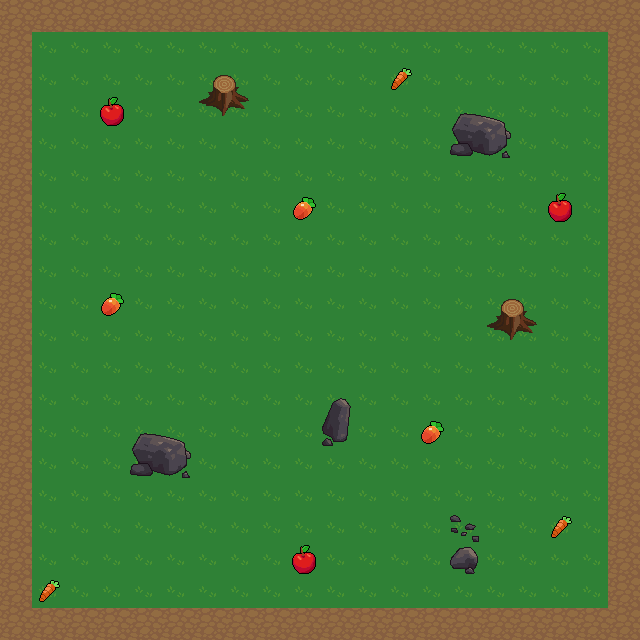

A level layout from a 2D game, rendered from its tile map. Below: a short description, then the map file with its tile-grid data intact:
An orthogonal 20x20 tile map with 32x32 px tiles, 4 tile layers (terre, bourdure, obstacles, fruits), 3 tilesets and 1 object.

<map version="1.10" tiledversion="1.11.2" orientation="orthogonal" renderorder="right-down" width="20" height="20" tilewidth="32" tileheight="32" infinite="0" nextlayerid="12" nextobjectid="213">
 <tileset firstgid="1" source="terrine.tsx" />
 <tileset firstgid="1025" source="fruits.tsx" />
 <tileset firstgid="1033" source="tree.tsx" />
 <layer id="1" name="terre" width="20" height="20">
  <data encoding="csv">
355,355,355,355,355,355,355,355,355,355,355,355,355,355,355,355,355,355,355,355,
355,355,355,355,355,355,355,355,355,355,355,355,355,355,355,355,355,355,355,355,
355,355,355,355,355,355,355,355,355,355,355,355,355,355,355,355,355,355,355,355,
355,355,355,355,355,355,355,355,355,355,355,355,355,355,355,355,355,355,355,355,
355,355,355,355,355,355,355,355,355,355,355,355,355,355,355,355,355,355,355,355,
355,355,355,355,355,355,355,355,355,355,355,355,355,355,355,355,355,355,355,355,
355,355,355,355,355,355,355,355,355,355,355,355,355,355,355,355,355,355,355,355,
355,355,355,355,355,355,355,355,355,355,355,355,355,355,355,355,355,355,355,355,
355,355,355,355,355,355,355,355,355,355,355,355,355,355,355,355,355,355,355,355,
355,355,355,355,355,355,355,355,355,355,355,355,355,355,355,355,355,355,355,355,
355,355,355,355,355,355,355,355,355,355,355,355,355,355,355,355,355,355,355,355,
355,355,355,355,355,355,355,355,355,355,355,355,355,355,355,355,355,355,355,355,
355,355,355,355,355,355,355,355,355,355,355,355,355,355,355,355,355,355,355,355,
355,355,355,355,355,355,355,355,355,355,355,355,355,355,355,355,355,355,355,355,
355,355,355,355,355,355,355,355,355,355,355,355,355,355,355,355,355,355,355,355,
355,355,355,355,355,355,355,355,355,355,355,355,355,355,355,355,355,355,355,355,
355,355,355,355,355,355,355,355,355,355,355,355,355,355,355,355,355,355,355,355,
355,355,355,355,355,355,355,355,355,355,355,355,355,355,355,355,355,355,355,355,
355,355,355,355,355,355,355,355,355,355,355,355,355,355,355,355,355,355,355,355,
355,355,355,355,355,355,355,355,355,355,355,355,355,355,355,355,355,355,355,355
</data>
 </layer>
 <layer id="11" name="bourdure" width="20" height="20">
  <data encoding="csv">
101,101,101,101,101,101,101,101,101,101,101,101,101,101,101,101,101,101,101,101,
101,0,0,0,0,0,0,0,0,0,0,0,0,0,0,0,0,0,0,101,
101,0,0,0,0,0,0,0,0,0,0,0,0,0,0,0,0,0,0,101,
101,0,0,0,0,0,0,0,0,0,0,0,0,0,0,0,0,0,0,101,
101,0,0,0,0,0,0,0,0,0,0,0,0,0,0,0,0,0,0,101,
101,0,0,0,0,0,0,0,0,0,0,0,0,0,0,0,0,0,0,101,
101,0,0,0,0,0,0,0,0,0,0,0,0,0,0,0,0,0,0,101,
101,0,0,0,0,0,0,0,0,0,0,0,0,0,0,0,0,0,0,101,
101,0,0,0,0,0,0,0,0,0,0,0,0,0,0,0,0,0,0,101,
101,0,0,0,0,0,0,0,0,0,0,0,0,0,0,0,0,0,0,101,
101,0,0,0,0,0,0,0,0,0,0,0,0,0,0,0,0,0,0,101,
101,0,0,0,0,0,0,0,0,0,0,0,0,0,0,0,0,0,0,101,
101,0,0,0,0,0,0,0,0,0,0,0,0,0,0,0,0,0,0,101,
101,0,0,0,0,0,0,0,0,0,0,0,0,0,0,0,0,0,0,101,
101,0,0,0,0,0,0,0,0,0,0,0,0,0,0,0,0,0,0,101,
101,0,0,0,0,0,0,0,0,0,0,0,0,0,0,0,0,0,0,101,
101,0,0,0,0,0,0,0,0,0,0,0,0,0,0,0,0,0,0,101,
101,0,0,0,0,0,0,0,0,0,0,0,0,0,0,0,0,0,0,101,
101,0,0,0,0,0,0,0,0,0,0,0,0,0,0,0,0,0,0,101,
101,101,101,101,101,101,101,101,101,101,101,101,101,101,101,101,101,101,101,101
</data>
 </layer>
 <layer id="9" name="obstacles" width="20" height="20">
  <data encoding="csv">
0,0,0,0,0,0,0,0,0,0,0,0,0,0,0,0,0,0,0,0,
0,0,0,0,0,0,0,0,0,0,0,0,0,0,0,0,0,0,0,0,
0,0,0,0,0,0,1070,1071,0,0,0,0,0,0,0,0,0,0,0,0,
0,0,0,0,0,0,1083,1084,0,0,0,0,0,0,697,698,0,0,0,0,
0,0,0,0,0,0,0,0,0,0,0,0,0,0,729,730,0,0,0,0,
0,0,0,0,0,0,0,0,0,0,0,0,0,0,0,0,0,0,0,0,
0,0,0,0,0,0,0,0,0,0,0,0,0,0,0,0,0,0,0,0,
0,0,0,0,0,0,0,0,0,0,0,0,0,0,0,0,0,0,0,0,
0,0,0,0,0,0,0,0,0,0,0,0,0,0,0,0,0,0,0,0,
0,0,0,0,0,0,0,0,0,0,0,0,0,0,0,1070,1071,0,0,0,
0,0,0,0,0,0,0,0,0,0,0,0,0,0,0,1083,1084,0,0,0,
0,0,0,0,0,0,0,0,0,0,0,0,0,0,0,0,0,0,0,0,
0,0,0,0,0,0,0,0,0,0,701,0,0,0,0,0,0,0,0,0,
0,0,0,0,697,698,0,0,0,0,733,0,0,0,0,0,0,0,0,0,
0,0,0,0,729,730,0,0,0,0,0,0,0,0,0,0,0,0,0,0,
0,0,0,0,0,0,0,0,0,0,0,0,0,0,0,0,0,0,0,0,
0,0,0,0,0,0,0,0,0,0,0,0,0,0,544,0,0,0,0,0,
0,0,0,0,0,0,0,0,0,0,0,0,0,0,576,0,0,0,0,0,
0,0,0,0,0,0,0,0,0,0,0,0,0,0,0,0,0,0,0,0,
0,0,0,0,0,0,0,0,0,0,0,0,0,0,0,0,0,0,0,0
</data>
 </layer>
 <layer id="10" name="fruits" width="20" height="20">
  <data encoding="csv">
0,0,0,0,0,0,0,0,0,0,0,0,0,0,0,0,0,0,0,0,
0,0,0,0,0,0,0,0,0,0,0,0,0,0,0,0,0,0,0,0,
0,0,0,0,0,0,0,0,0,0,0,0,1026,0,0,0,0,0,0,0,
0,0,0,1028,0,0,0,0,0,0,0,0,0,0,0,0,0,0,0,0,
0,0,0,0,0,0,0,0,0,0,0,0,0,0,0,0,0,0,0,0,
0,0,0,0,0,0,0,0,0,0,0,0,0,0,0,0,0,0,0,0,
0,0,0,0,0,0,0,0,0,1027,0,0,0,0,0,0,0,1028,0,0,
0,0,0,0,0,0,0,0,0,0,0,0,0,0,0,0,0,0,0,0,
0,0,0,0,0,0,0,0,0,0,0,0,0,0,0,0,0,0,0,0,
0,0,0,1027,0,0,0,0,0,0,0,0,0,0,0,0,0,0,0,0,
0,0,0,0,0,0,0,0,0,0,0,0,0,0,0,0,0,0,0,0,
0,0,0,0,0,0,0,0,0,0,0,0,0,0,0,0,0,0,0,0,
0,0,0,0,0,0,0,0,0,0,0,0,0,0,0,0,0,0,0,0,
0,0,0,0,0,0,0,0,0,0,0,0,0,1027,0,0,0,0,0,0,
0,0,0,0,0,0,0,0,0,0,0,0,0,0,0,0,0,0,0,0,
0,0,0,0,0,0,0,0,0,0,0,0,0,0,0,0,0,0,0,0,
0,0,0,0,0,0,0,0,0,0,0,0,0,0,0,0,0,1026,0,0,
0,0,0,0,0,0,0,0,0,1028,0,0,0,0,0,0,0,0,0,0,
0,1026,0,0,0,0,0,0,0,0,0,0,0,0,0,0,0,0,0,0,
0,0,0,0,0,0,0,0,0,0,0,0,0,0,0,0,0,0,0,0
</data>
 </layer>
 <objectgroup id="5" name="serpent">
  <object id="1" x="320.33" y="315.377">
   <properties>
    <property name="type" value="snake_spawn" />
   </properties>
   <point />
  </object>
 </objectgroup>
</map>
